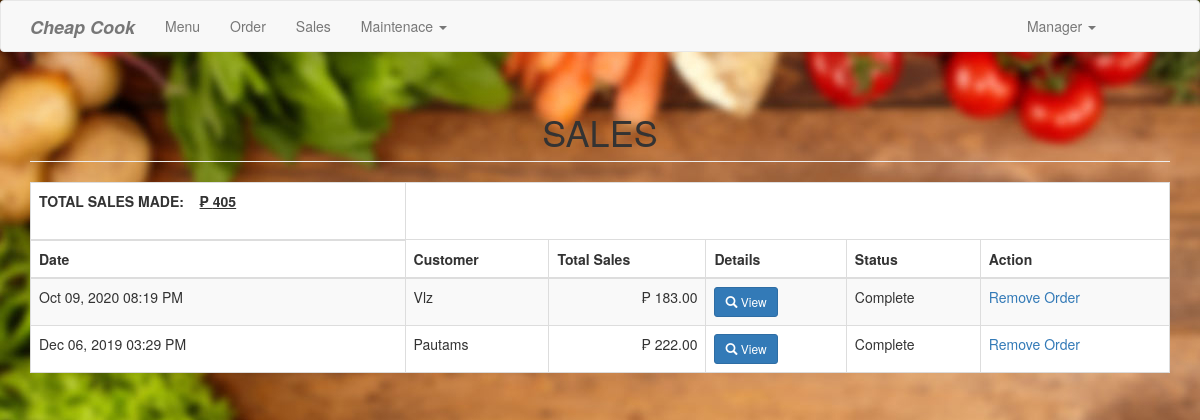
Page /sales.php on the earlier database version.
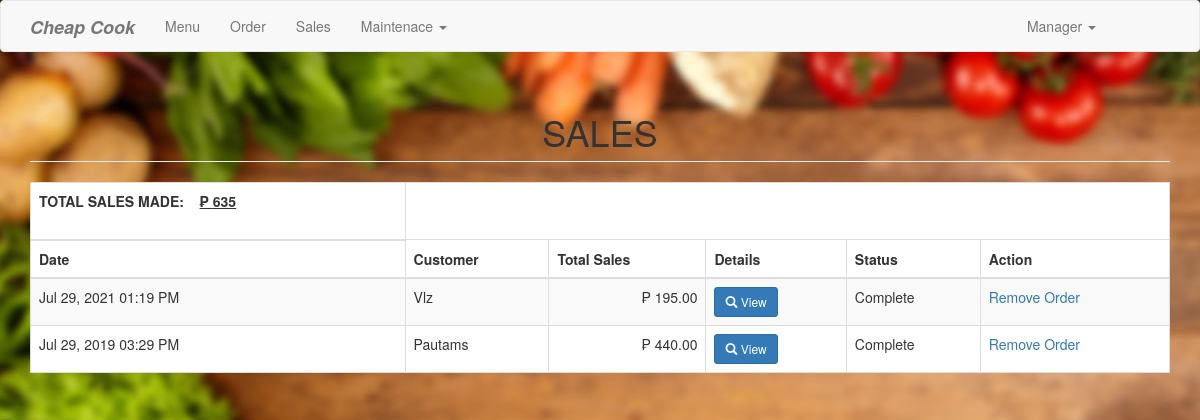
Same page on the later database version.
### tables this page shows
CREATE TABLE `purchase` (
  `purchaseid` int(11) NOT NULL,
  `customer` varchar(50) NOT NULL,
  `total` double NOT NULL,
  `date_purchase` datetime NOT NULL,
  `status` varchar(100) NOT NULL
);

### sales.php (the view, shortened to what this page needs)
<?php include('header.php'); ?>
<body>
<?php include('navbar.php'); ?>
<div class="container">
	<h1 class="page-header text-center">SALES</h1>
	<table class="table table-striped table-bordered"  style="background-color: white;">
		<thead><th><b>TOTAL SALES MADE:</b>&nbsp&nbsp&nbsp <u>&#8369
				<?php	include('conn.php');
					$sql = "SELECT SUM(`total`) FROM `purchase`";
					$res = $conn->query($sql);
					if($res->num_rows > 0) {
						while($row = $res->fetch_assoc()){
							echo $row['SUM(`total`)'];
						}
					}
				?>
		</u>
		<br><br>
			</th></thead>
			<thead>
			<th>Date</th>
			<th>Customer</th>
			<th>Total Sales</th>
			<th>Details</th>
			<th>Status</th>
			<th>Action</th>
		</thead>
		<tbody>
			<?php
				$sql="select * from purchase order by purchaseid desc";
				$query=$conn->query($sql);
				while($row=$query->fetch_array()){
					?>
					<tr>
						<td><?php echo date('M d, Y h:i A', strtotime($row['date_purchase'])) ?></td>
						<td><?php echo $row['customer']; ?></td>
						<td class="text-right">&#8369; <?php echo number_format($row['total'], 2); ?></td>
						<td><a href="#details<?php echo $row['purchaseid']; ?>" data-toggle="modal" class="btn btn-primary btn-sm"><span class="glyphicon glyphicon-search"></span> View </a>
						</td>
						<td><?php echo $row['status']; ?></td>
						<td>
					<?php if($row['status']=='Complete'){?>
					<a href="queue.php?remove=<?php echo $row['purchaseid']; ?>" class="remove" >Remove Order</a>
					<?php }?>	</td>
					</tr>
					<?php
				}
			?>
		</tbody>
	</table>
</div>
</body>
</html>

Differences in the rows shown:
changed purchase "Vlz": date_purchase "Oct 09, 2020 08:19 PM" → "Jul 29, 2021 01:19 PM"; total "183.00" → "195.00"
changed purchase "Pautams": date_purchase "Dec 06, 2019 03:29 PM" → "Jul 29, 2019 03:29 PM"; total "222.00" → "440.00"
Other differences:
new list line: "635"
list line gone: "405"
